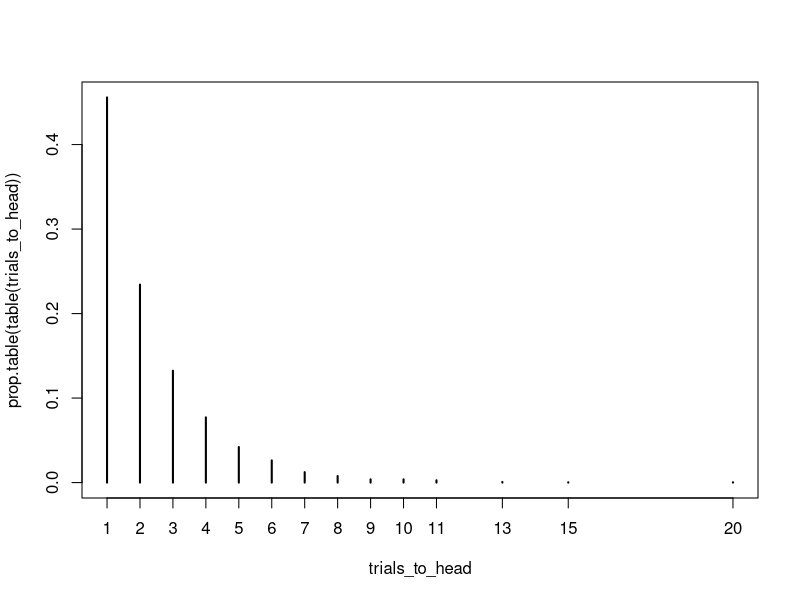

Generate this figure with R:
## ---- chunk 1
library(xtable)
## ---- chunk 2
set.seed(1234)
k <- 10000
# Pick a random coin
coin <- sample(c(1,2), size=k, replace=TRUE)

# Generate a sequence of coins of length about 100 (enough for)
LENGTH <- 100

flip_sequence <- function(coin) {
    if (coin == 1) {
        y <- sample(c('T', 'H'), size=LENGTH, prob=c(.4, .6), replace=TRUE)
    }
    if (coin == 2) {
        y <- sample(c('T', 'H'), size=LENGTH, prob=c(.6, .4), replace=TRUE)
    }
    y
}

flips <- lapply(coin, function(X) flip_sequence(X))

## Extract subset with two tails
first_two_tails <- sapply(flips, function(X) X[1] == 'T' & X[2] == 'T')
flips_first_two_tails <- flips[first_two_tails]

# Determine number of flips before first head
first_head <- function(x, ignore_first_flips=2) {
    flips <-  x[-seq(ignore_first_flips)]
    min(which(flips=='H'))
}

trials_to_head <- sapply(flips_first_two_tails, function(X) first_head(X))

plot(prop.table(table(trials_to_head)))
## take the subset with two heads
## ---- chunk 3

print(xtable(prop.table(table(trials_to_head))), 'html')
